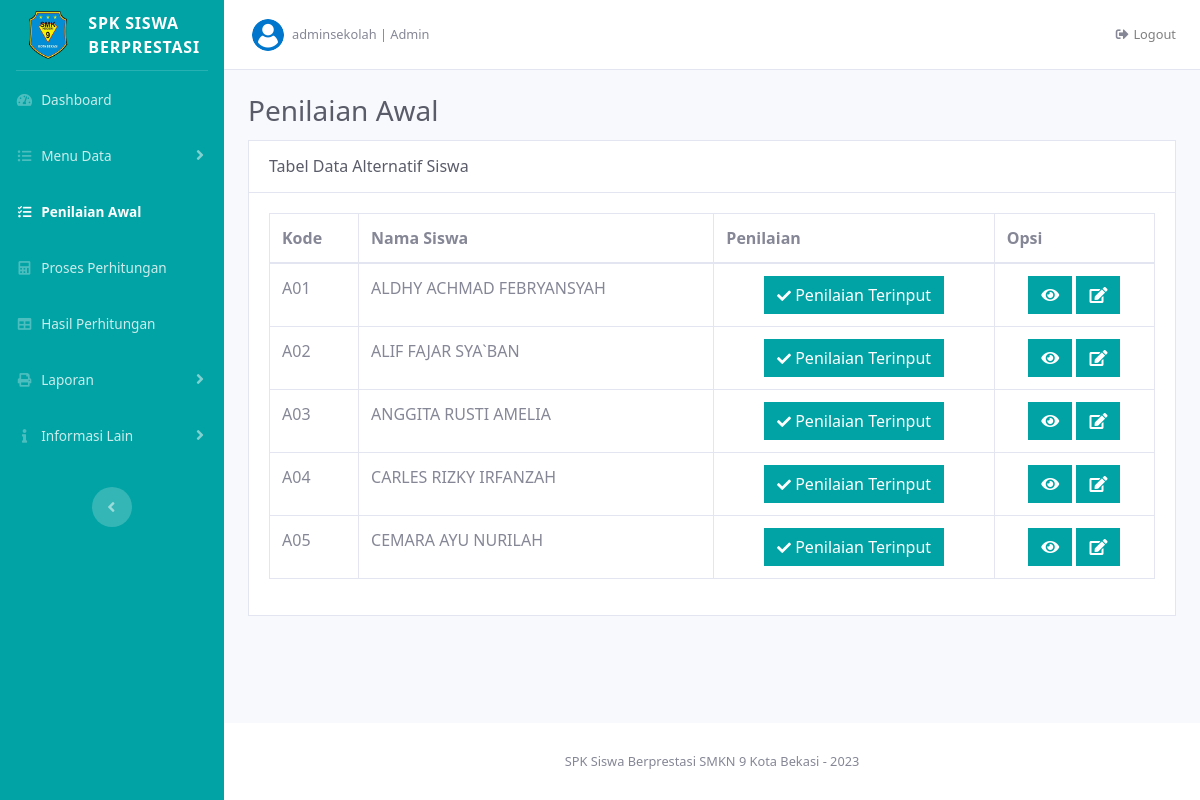
The app's page /index.php?page=data_penilaian (signed in), older data.
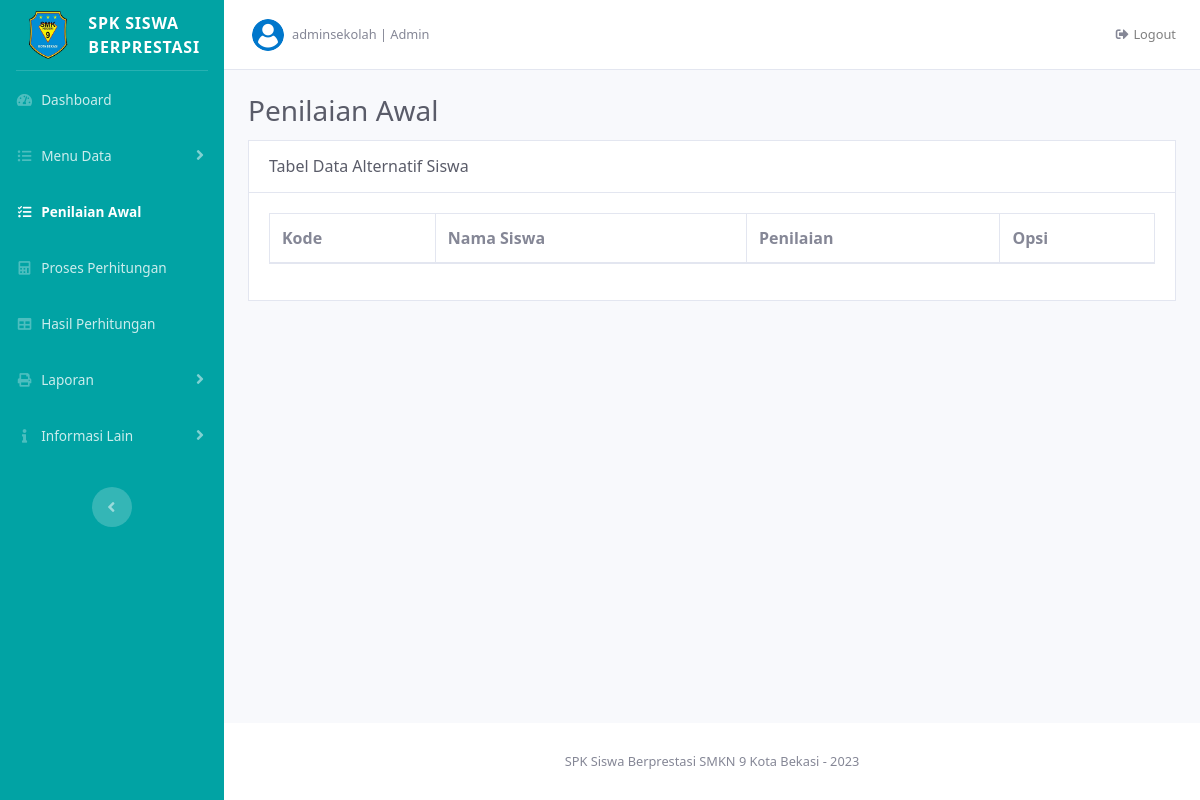
The same page, newer data.
### tables this page shows
CREATE TABLE `data_alternatif` (
  `ID_Alter` int(15) NOT NULL,
  `NISN` varchar(30) DEFAULT NULL,
  `Nama_Siswa` varchar(100) DEFAULT NULL,
  `JK` varchar(100) DEFAULT NULL,
  `Kelas` varchar(100) DEFAULT NULL
);

### pages/data_penilaian/data_penilaian.php (the view, shortened to what this page needs)
<?php
	$sql = "SELECT * FROM data_alternatif";
	$siswa = mysqli_query($koneksi_db, $sql);
?>
<div class="d-sm-flex align-items-center justify-content-between mb-1">
  <h1 class="h3 text-gray-800">Penilaian Awal</h1>
</div>
<div class="card mb-4 rounded-0">
  <div class="card-header bg-white py-3 d-flex align-items-center justify-content-between">
    <h6 class="m-0 text-gray-800">Tabel Data Alternatif Siswa</h6>
  </div>
  <div class="card-body">
    <div class="table-responsive">
      <table class="table table-bordered" id="dataTable" width="100%" cellspacing="0">
        <thead>
          <tr>
            <th class="text-nowrap">Kode</th>
            <th class="text-nowrap">Nama Siswa</th>
            <th class="text-nowrap">Penilaian</th>
            <th class="text-nowrap">Opsi</th>
          </tr>
        </thead>
        <tbody>
      		<?php
      			$no = 0;
      			while ($alter = mysqli_fetch_assoc($siswa)) :
      			$no++;
      		?>
            <tr>
              <td class="text-nowrap"><?= 'A'. $kode = str_pad($no, 2, '0', STR_PAD_LEFT); ?></td>
              <td class="text-nowrap"><?= $alter['Nama_Siswa']; ?></td>
              <td class="text-center text-nowrap">
              	<?php
              		$jmlData = mysqli_query($koneksi_db, "SELECT * FROM data_penilaian WHERE ID_Alter = '$alter[ID_Alter]'");
              		$jml = mysqli_num_rows($jmlData);
              		if ($jml == 0) {
              	?>
                	<a href="index.php?page=tambah_penilaian&penilaian=<?= $alter['ID_Alter']; ?>" class="btn btn-secondary btn-square rounded-0" title="Tambah Penilaian">
                    <i class="fas fa-plus fa-sm"></i> Masukan Penilaian
                  </a>
                <?php } else if ($jml > 0){ ?>
                	<button class="btn btn-success btn-square rounded-0" title="Penilaian Telah Diinput" readonly="readonly">
                  	<i class="fas fa-check fa-sm"></i> Penilaian Terinput
                  </button>
                <?php } ?>
              </td>
              <td class="text-center text-nowrap">
              	<button type="button" data-siswa="<?= $alter['Nama_Siswa']; ?>" class="cek btn btn-success btn-square rounded-0" title="Lihat Penilaian">
                	<i class="fas fa-eye"></i>
                </button>
              	<a href="index.php?page=edit_penilaian&edit=<?= $alter['Nama_Siswa']; ?>&id=<?= $alter['ID_Alter']; ?>" class="btn btn-success btn-square rounded-0" title="Edit Penilaian">
                  <i class="fas fa-edit"></i>
                </a>
              </td>
            </tr>
        	<?php
        		endwhile;
        	?>
        </tbody>
      </table>
    </div>
  </div>
</div>

Row changes from the older to the newer data that the page shows:
removed data_alternatif: no "01", Nama_Siswa "ALDHY ACHMAD FEBRYANSYAH"
removed data_alternatif: no "02", Nama_Siswa "ALIF FAJAR SYA`BAN"
removed data_alternatif: no "03", Nama_Siswa "ANGGITA RUSTI AMELIA"
removed data_alternatif: no "04", Nama_Siswa "CARLES RIZKY IRFANZAH"
removed data_alternatif: no "05", Nama_Siswa "CEMARA AYU NURILAH"
